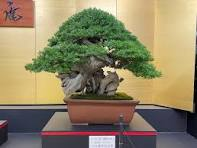
#> input picture data/photos/bonsai_tree.jpg, 197 x 148 px, found by its file name
$ python contour.py
#> lines starting #> are read from the running program, lines starting #| are printed output that depends on the picture; after the words box and inside, x2 and y2 are one past the last pixel; in counts of white or black regions, pixels touching at a corner belong together
import cv2 as cv
import numpy as np

# contours are the borders/boundaries of the objects
# in the image, contour detection is used in object detection,
# image recognition

img = cv.imread('computer_vision/data/photos/bonsai_tree.jpg')
#> img is the input picture: shape (148, 197, 3); mean B, G, R 101.3, 131.9, 143.4

# first convert the image into gray

gray_img = cv.cvtColor(img, cv.COLOR_BGR2GRAY)
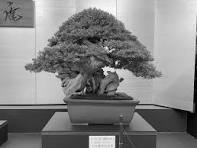
#> gray_img: shape (148, 197); min 0, max 252, mean 131.8
cv.imshow('gray image', gray_img)

# blur the image, then pass it to the canny input
blur_img = cv.GaussianBlur(img, (5,5), cv.BORDER_DEFAULT)
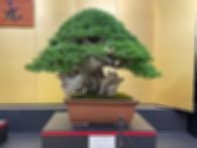
#> blur_img: shape (148, 197, 3); mean B, G, R 101.4, 131.9, 143.5
cv.imshow('blur image', blur_img)

# find the edges, of the image, doing using canny

img_edges = cv.Canny(img, 125, 175) # here the 125, 175 are the threshold values.
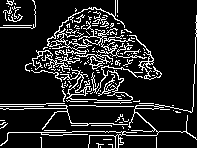
#> img_edges: shape (148, 197); 13.9% white in thin lines or dots
cv.imshow('edges in the image', img_edges)

# contours with thresholding
ret, thresh = cv.threshold(gray_img, 125, 255, cv.THRESH_BINARY)
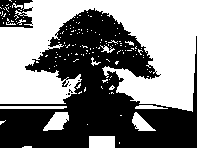
#> thresh: shape (148, 197); 50.1% white; 10 black regions (8 under 20 px)
cv.imshow('thresholded', thresh)

# now apply findContours method to img_edges
contours, hierarchies = cv.findContours(thresh, cv.RETR_LIST, cv.CHAIN_APPROX_NONE)
#> contours = 171 contours, 163 with area under 20; largest, box (x1, y1, x2, y2) and area: (0, 0, 197, 112) 12398, (43, 112, 69, 131) 276, (89, 136, 115, 148) 275, (132, 112, 156, 131) 196, (0, 106, 67, 109) 130, (135, 105, 168, 109) 62, (61, 79, 69, 88) 34, (100, 45, 115, 53) 26
print(f"the number of contours using thresholding = {len(contours)}")
#| the number of contours using thresholding = 171

contours1, hierarchies1 = cv.findContours(img_edges, cv.RETR_LIST, cv.CHAIN_APPROX_NONE)
#> contours1 = 174 contours, 160 with area under 20; largest, box (x1, y1, x2, y2) and area: (47, 0, 125, 64) 280, (31, 65, 143, 101) 241, (0, 15, 197, 148) 130, (68, 75, 86, 96) 128, (47, 31, 64, 47) 114
print(f"the number of contours using canny edge =  {len(contours1)}")
#| the number of contours using canny edge =  174

# visualize contours on blank image

# plotting contours using thresholding
black = np.zeros(img.shape, dtype='uint8')

cv.drawContours(black, contours, -1, (255, 0, 0), 1)
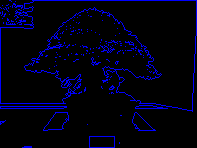
#> black: shape (148, 197, 3); mean of channels 0, 1, 2 18.6, 0, 0; drawn as B, G, R
cv.imshow('threshold contours on black', black)

# plotting contours using edge
black1 = np.zeros(img.shape, dtype='uint8')

cv.drawContours(black1, contours1, -1, (255, 0, 0), 1)
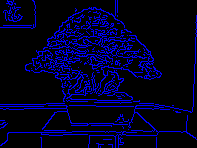
#> black1: shape (148, 197, 3); mean of channels 0, 1, 2 35.3, 0, 0; drawn as B, G, R
cv.imshow('contours using edge', black1)

cv.waitKey(0)

# applying blur to images reduces noise and provides only significant contors, while unblurred image
# can have more contours.

# using the thresholding to find the no. of contours(171) is less by 3 of canny edge(174).
# it is preferred to use edges than thresholding for contours, it depends.
